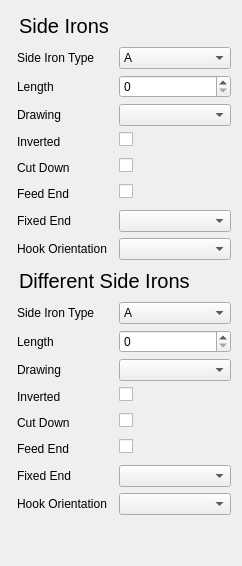
       <widget class="QWidget" name="sideIronsTab">
        <attribute name="title">
         <string>Side Irons</string>
        </attribute>
        <layout class="QHBoxLayout" name="horizontalLayout_8">
         <item>
          <layout class="QVBoxLayout" name="sideIronsLeftVerticalLayout">
           <item>
            <widget class="ActivatorLabel" name="leftSideIronLabel">
             <property name="sizePolicy">
              <sizepolicy hsizetype="Preferred" vsizetype="Minimum">
               <horstretch>0</horstretch>
               <verstretch>0</verstretch>
              </sizepolicy>
             </property>
             <property name="font">
              <font>
               <pointsize>15</pointsize>
              </font>
             </property>
             <property name="styleSheet">
              <string notr="true">
                              QLabel {
                              padding: 3px;
                              }

                              QLabel[hovering=true] {
                              padding: 3px;
                              background-color: #d9d9d9;
                              border-radius: 5px;
                              }
                            </string>
             </property>
             <property name="text">
              <string>Side Irons</string>
             </property>
            </widget>
           </item>
           <item>
            <layout class="QFormLayout" name="sideIronsLeftForm">
             <property name="labelAlignment">
              <set>Qt::AlignLeading|Qt::AlignLeft|Qt::AlignVCenter</set>
             </property>
             <item row="0" column="0">
              <widget class="QLabel" name="leftSideIronTypeLabel">
               <property name="styleSheet">
                <string notr="true">
                                  QLabel {
                                  padding: 3px;
                                  }

                                  QLabel[hovering=true] {
                                  padding: 3px;
                                  background-color: #d9d9d9;
                                  border-radius: 5px;
                                  }
                                </string>
               </property>
               <property name="text">
                <string>Side Iron Type</string>
               </property>
              </widget>
             </item>
             <item row="0" column="1">
              <widget class="QComboBox" name="leftSideIronTypeInput">
               <property name="sizePolicy">
                <sizepolicy hsizetype="Expanding" vsizetype="Fixed">
                 <horstretch>0</horstretch>
                 <verstretch>0</verstretch>
                </sizepolicy>
               </property>
               <property name="insertPolicy">
                <enum>QComboBox::NoInsert</enum>
               </property>
               <item>
                <property name="text">
                 <string>A</string>
                </property>
               </item>
               <item>
                <property name="text">
                 <string>B</string>
                </property>
               </item>
               <item>
                <property name="text">
                 <string>C</string>
                </property>
               </item>
               <item>
                <property name="text">
                 <string>D</string>
                </property>
               </item>
               <item>
                <property name="text">
                 <string>E</string>
                </property>
               </item>
              </widget>
             </item>
             <item row="1" column="0">
              <widget class="QLabel" name="leftSideIronLengthLabel">
               <property name="styleSheet">
                <string notr="true">
                                  QLabel {
                                  padding: 3px;
                                  }

                                  QLabel[hovering=true] {
                                  padding: 3px;
                                  background-color: #d9d9d9;
                                  border-radius: 5px;
                                  }
                                </string>
               </property>
               <property name="text">
                <string>Length</string>
               </property>
              </widget>
             </item>
             <item row="1" column="1">
              <widget class="QSpinBox" name="leftSideIronLengthInput">
               <property name="sizePolicy">
                <sizepolicy hsizetype="Expanding" vsizetype="Fixed">
                 <horstretch>0</horstretch>
                 <verstretch>0</verstretch>
                </sizepolicy>
               </property>
               <property name="maximum">
                <number>65535</number>
               </property>
              </widget>
             </item>
             <item row="2" column="0">
              <widget class="QLabel" name="leftSideIronDrawingLabel">
               <property name="styleSheet">
                <string notr="true">
                                  QLabel {
                                  padding: 3px;
                                  }

                                  QLabel[hovering=true] {
                                  padding: 3px;
                                  background-color: #d9d9d9;
                                  border-radius: 5px;
                                  }
                                </string>
               </property>
               <property name="text">
                <string>Drawing</string>
               </property>
              </widget>
             </item>
             <item row="2" column="1">
              <widget class="DynamicComboBox" name="leftSideIronDrawingInput">
               <property name="sizePolicy">
                <sizepolicy hsizetype="Expanding" vsizetype="Fixed">
                 <horstretch>0</horstretch>
                 <verstretch>0</verstretch>
                </sizepolicy>
               </property>
               <property name="insertPolicy">
                <enum>QComboBox::NoInsert</enum>
               </property>
              </widget>
             </item>
             <item row="3" column="0">
              <widget class="QLabel" name="leftSideIronInvertedLabel">
               <property name="styleSheet">
                <string notr="true">
                                  QLabel {
                                  padding: 3px;
                                  }

                                  QLabel[hovering=true] {
                                  padding: 3px;
                                  background-color: #d9d9d9;
                                  border-radius: 5px;
                                  }
                                </string>
               </property>
               <property name="text">
                <string>Inverted</string>
               </property>
              </widget>
             </item>
             <item row="3" column="1">
              <widget class="QCheckBox" name="leftSideIronInvertedInput">
               <property name="text">
                <string/>
               </property>
              </widget>
             </item>
             <item row="4" column="1">
              <widget class="QCheckBox" name="leftSideIronCutDownInput">
               <property name="text">
                <string/>
               </property>
              </widget>
             </item>
             <item row="4" column="0">
              <widget class="QLabel" name="leftSideIronCutDownLabel">
               <property name="styleSheet">
                <string notr="true">
                                  QLabel {
                                  padding: 3px;
                                  }

                                  QLabel[hovering=true] {
                                  padding: 3px;
                                  background-color: #d9d9d9;
                                  border-radius: 5px;
                                  }
                                </string>
               </property>
               <property name="text">
                <string>Cut Down</string>
               </property>
              </widget>
             </item>
             <item row="7" column="1">
              <widget class="QComboBox" name="leftSideIronHookOriInput">
               <item>
                <property name="text">
                 <string/>
                </property>
               </item>
               <item>
                <property name="text">
                 <string>Hook Up</string>
                </property>
               </item>
               <item>
                <property name="text">
                 <string>Hook Down</string>
                </property>
               </item>
              </widget>
             </item>
             <item row="7" column="0">
              <widget class="QLabel" name="leftSideIronHookOriLabel">
               <property name="styleSheet">
                <string notr="true">
                                  QLabel {
                                  padding: 3px;
                                  }

                                  QLabel[hovering=true] {
                                  padding: 3px;
                                  background-color: #d9d9d9;
                                  border-radius: 5px;
                                  }
                                </string>
               </property>
               <property name="text">
                <string>Hook Orientation</string>
               </property>
              </widget>
             </item>
             <item row="5" column="0">
              <widget class="QLabel" name="leftSideIronFeedEndLabel">
               <property name="styleSheet">
                <string notr="true">
                                  QLabel {
                                  padding: 3px;
                                  }

                                  QLabel[hovering=true] {
                                  padding: 3px;
                                  background-color: #d9d9d9;
                                  border-radius: 5px;
                                  }
                                </string>
               </property>
               <property name="text">
                <string>Feed End</string>
               </property>
              </widget>
             </item>
             <item row="6" column="0">
              <widget class="QLabel" name="leftSideIronfixedEndLabel">
               <property name="styleSheet">
                <string notr="true">
                                  QLabel {
                                  padding: 3px;
                                  }

                                  QLabel[hovering=true] {
                                  padding: 3px;
                                  background-color: #d9d9d9;
                                  border-radius: 5px;
                                  }
                                </string>
               </property>
               <property name="text">
                <string>Fixed End</string>
               </property>
              </widget>
             </item>
             <item row="5" column="1">
              <widget class="QCheckBox" name="leftSideIronFeedEndInput">
               <property name="text">
                <string/>
               </property>
               <property name="checked">
                <bool>false</bool>
               </property>
               <property name="tristate">
                <bool>false</bool>
               </property>
              </widget>
             </item>
             <item row="6" column="1">
              <widget class="QComboBox" name="leftSideIronFixedEndInput">
               <item>
                <property name="text">
                 <string/>
                </property>
               </item>
               <item>
                <property name="text">
                 <string>Fixed End</string>
                </property>
               </item>
               <item>
                <property name="text">
                 <string>Tensioned End</string>
                </property>
               </item>
              </widget>
             </item>
            </layout>
           </item>
           <item>
            <widget class="ActivatorLabel" name="rightSideIronLabel">
             <property name="sizePolicy">
              <sizepolicy hsizetype="Preferred" vsizetype="Minimum">
               <horstretch>0</horstretch>
               <verstretch>0</verstretch>
              </sizepolicy>
             </property>
             <property name="font">
              <font>
               <pointsize>15</pointsize>
              </font>
             </property>
             <property name="styleSheet">
              <string notr="true">
                              QLabel {
                              padding: 3px;
                              }

                              QLabel[hovering=true] {
                              padding: 3px;
                              background-color: #d9d9d9;
                              border-radius: 5px;
                              }
                            </string>
             </property>
             <property name="text">
              <string>Different Side Irons</string>
             </property>
            </widget>
           </item>
           <item>
            <layout class="QFormLayout" name="sideIronsRightForm">
             <property name="labelAlignment">
              <set>Qt::AlignLeading|Qt::AlignLeft|Qt::AlignVCenter</set>
             </property>
             <item row="0" column="0">
              <widget class="QLabel" name="rightSideIronTypeLabel">
               <property name="styleSheet">
                <string notr="true">
                                  QLabel {
                                  padding: 3px;
                                  }

                                  QLabel[hovering=true] {
                                  padding: 3px;
                                  background-color: #d9d9d9;
                                  border-radius: 5px;
                                  }
                                </string>
               </property>
               <property name="text">
                <string>Side Iron Type</string>
               </property>
              </widget>
             </item>
             <item row="0" column="1">
              <widget class="QComboBox" name="rightSideIronTypeInput">
               <property name="sizePolicy">
                <sizepolicy hsizetype="Expanding" vsizetype="Fixed">
                 <horstretch>0</horstretch>
                 <verstretch>0</verstretch>
                </sizepolicy>
               </property>
               <property name="insertPolicy">
                <enum>QComboBox::NoInsert</enum>
               </property>
               <item>
                <property name="text">
                 <string>A</string>
                </property>
               </item>
               <item>
                <property name="text">
                 <string>B</string>
                </property>
               </item>
               <item>
                <property name="text">
                 <string>C</string>
                </property>
               </item>
               <item>
                <property name="text">
                 <string>D</string>
                </property>
               </item>
               <item>
                <property name="text">
                 <string>E</string>
                </property>
               </item>
              </widget>
             </item>
             <item row="1" column="0">
              <widget class="QLabel" name="rightSideIronLengthLabel">
               <property name="styleSheet">
                <string notr="true">
                                  QLabel {
                                  padding: 3px;
                                  }

                                  QLabel[hovering=true] {
                                  padding: 3px;
                                  background-color: #d9d9d9;
                                  border-radius: 5px;
                                  }
                                </string>
               </property>
               <property name="text">
                <string>Length</string>
               </property>
              </widget>
             </item>
             <item row="1" column="1">
              <widget class="QSpinBox" name="rightSideIronLengthInput">
               <property name="sizePolicy">
                <sizepolicy hsizetype="Expanding" vsizetype="Fixed">
                 <horstretch>0</horstretch>
                 <verstretch>0</verstretch>
                </sizepolicy>
               </property>
               <property name="maximum">
                <number>65535</number>
               </property>
              </widget>
             </item>
             <item row="2" column="0">
              <widget class="QLabel" name="rightSideIronDrawingLabel">
               <property name="styleSheet">
                <string notr="true">
                                  QLabel {
                                  padding: 3px;
                                  }

                                  QLabel[hovering=true] {
                                  padding: 3px;
                                  background-color: #d9d9d9;
                                  border-radius: 5px;
                                  }
                                </string>
               </property>
               <property name="text">
                <string>Drawing</string>
               </property>
              </widget>
             </item>
             <item row="2" column="1">
              <widget class="DynamicComboBox" name="rightSideIronDrawingInput">
               <property name="sizePolicy">
                <sizepolicy hsizetype="Expanding" vsizetype="Fixed">
                 <horstretch>0</horstretch>
                 <verstretch>0</verstretch>
                </sizepolicy>
               </property>
               <property name="insertPolicy">
                <enum>QComboBox::NoInsert</enum>
               </property>
              </widget>
             </item>
             <item row="3" column="0">
              <widget class="QLabel" name="rightSideIronInvertedLabel">
               <property name="styleSheet">
                <string notr="true">
                                  QLabel {
                                  padding: 3px;
                                  }

                                  QLabel[hovering=true] {
                                  padding: 3px;
                                  background-color: #d9d9d9;
                                  border-radius: 5px;
                                  }
                                </string>
               </property>
               <property name="text">
                <string>Inverted</string>
               </property>
              </widget>
             </item>
             <item row="3" column="1">
              <widget class="QCheckBox" name="rightSideIronInvertedInput">
               <property name="text">
                <string/>
               </property>
              </widget>
             </item>
             <item row="4" column="1">
              <widget class="QCheckBox" name="rightSideIronCutDownInput">
               <property name="text">
                <string/>
               </property>
              </widget>
             </item>
             <item row="4" column="0">
              <widget class="QLabel" name="rightSideIronCutDownLabel">
               <property name="styleSheet">
                <string notr="true">
                                  QLabel {
                                  padding: 3px;
                                  }

                                  QLabel[hovering=true] {
                                  padding: 3px;
                                  background-color: #d9d9d9;
                                  border-radius: 5px;
                                  }
                                </string>
               </property>
               <property name="text">
                <string>Cut Down</string>
               </property>
              </widget>
             </item>
             <item row="7" column="0">
              <widget class="QLabel" name="rightSideIronHookOriLabel">
               <property name="styleSheet">
                <string notr="true">
                                  QLabel {
                                  padding: 3px;
                                  }

                                  QLabel[hovering=true] {
                                  padding: 3px;
                                  background-color: #d9d9d9;
                                  border-radius: 5px;
                                  }
                                </string>
               </property>
               <property name="text">
                <string>Hook Orientation</string>
               </property>
              </widget>
             </item>
             <item row="7" column="1">
              <widget class="QComboBox" name="rightSideIronHookOriInput">
               <item>
                <property name="text">
                 <string/>
                </property>
               </item>
               <item>
                <property name="text">
                 <string>Hook Up</string>
                </property>
               </item>
               <item>
                <property name="text">
                 <string>Hook Down</string>
                </property>
               </item>
              </widget>
             </item>
             <item row="5" column="0">
              <widget class="QLabel" name="rightSideIronFeedEndLabel">
               <property name="styleSheet">
                <string notr="true">
                                  QLabel {
                                  padding: 3px;
                                  }

                                  QLabel[hovering=true] {
                                  padding: 3px;
                                  background-color: #d9d9d9;
                                  border-radius: 5px;
                                  }
                                </string>
               </property>
               <property name="text">
                <string>Feed End</string>
               </property>
              </widget>
             </item>
             <item row="6" column="0">
              <widget class="QLabel" name="rightSideIronFixedEndLabel">
               <property name="styleSheet">
                <string notr="true">
                                  QLabel {
                                  padding: 3px;
                                  }

                                  QLabel[hovering=true] {
                                  padding: 3px;
                                  background-color: #d9d9d9;
                                  border-radius: 5px;
                                  }
                                </string>
               </property>
               <property name="text">
                <string>Fixed End</string>
               </property>
              </widget>
             </item>
             <item row="5" column="1">
              <widget class="QCheckBox" name="rightSideIronFeedEndInput">
               <property name="text">
                <string/>
               </property>
              </widget>
             </item>
             <item row="6" column="1">
              <widget class="QComboBox" name="rightSideIronFixedEndInput">
               <item>
                <property name="text">
                 <string/>
                </property>
               </item>
               <item>
                <property name="text">
                 <string>Fixed End</string>
                </property>
               </item>
               <item>
                <property name="text">
                 <string>Tensioned End</string>
                </property>
               </item>
              </widget>
             </item>
            </layout>
           </item>
           <item>
            <spacer name="verticalSpacer">
             <property name="orientation">
              <enum>Qt::Vertical</enum>
             </property>
             <property name="sizeHint" stdset="0">
              <size>
               <width>20</width>
               <height>40</height>
              </size>
             </property>
            </spacer>
           </item>
          </layout>
         </item>
        </layout>
       </widget>
